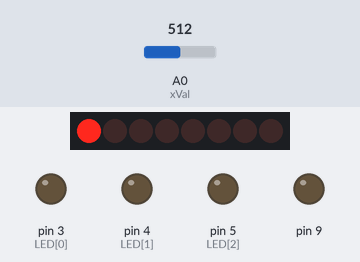
Bench run of a sketch on a simulated Arduino Uno, built with avr-gcc and run on an emulated ATmega328P. On the bench: 8 shift-register outputs drawn as a row of LEDs (first output left, lit = HIGH), output pins drawn as LEDs (lit = HIGH). Wiring (inferred from the names in the program): shift register (74HC595): data pin 8; shift clock pin 10; latch pin 7; OE pin 6. Wiring (inferred from the signals the program sends): row of LEDs: on Q0, Q1, Q2, Q3, Q4, Q5, Q6, Q7. The test bench sets the inputs (shaded band); at power-on: A0 (xVal) = 512. Pins used as bus, display or sensor lines are not drawn.

Above: at 1.2 s.
1.3 s: A0 (xVal) set to 882
At 3.5 s:
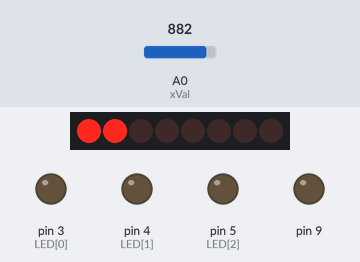
4.3 s: A0 (xVal) set to 908
At 4.8 s:
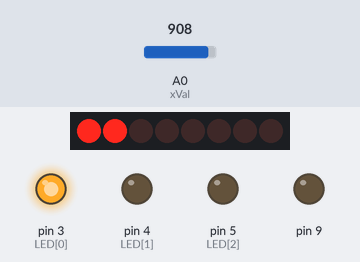
At 7.5 s:
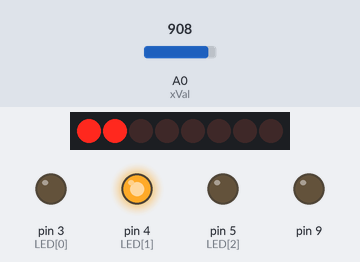
Timing chart, 0 to 15.8 s (numbered marks = the images above; inputs shaded):
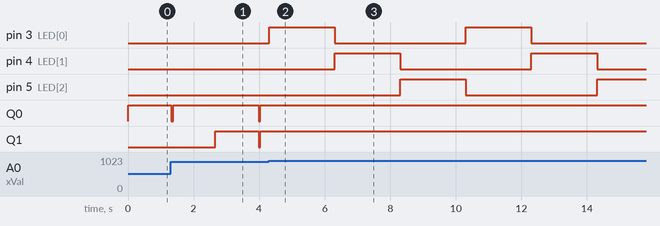

Measured:
- the behaviour switches between 900 and 901 on A0 (xVal) (found by bisection; images 1 and 2)
- after the input at 4.3 s, pin 3 (LED[0]): alternates HIGH for 2.0 s and LOW for 4.0 s, starting at once; pin 4 (LED[1]): alternates HIGH for 2.0 s and LOW for 4.0 s, starting after 2.0 s; pin 5 (LED[2]): LOW → HIGH after 4.0 s, → LOW 2.0 s later, → HIGH 4.0 s later

The sketch:

Final_Animations.ino
```cpp
#define clk 10
#define data 8
#define latch 7
#define OE 6
#define SPEED 5
#define yVal 1
#define xVal 0
#define BUTTON 3
#define COUNT 2000
uint8_t LED[] = { 3, 4, 5 };
uint8_t numLED = sizeof(LED);
int16_t temp = 0;
uint8_t value [] = { 0x01, 0x03, 0x07, 0x0F, 0x1F, 0x3F, 0x7F, 0xFF};
uint8_t animation = 0;
uint8_t light = 1;
uint8_t delta = 1;
uint16_t pos = 0;
uint16_t brightness = 0;
uint8_t increment = 0;
uint8_t whatAnimation = 0;

void setup() {
  for (uint8_t i = clk; i > OE; i--) {
    pinMode(i, OUTPUT);
  }
  for (uint8_t x = 0; x < numLED; x++) {
    pinMode(LED[x], OUTPUT);
  }
}
void animation1() { //Breathing sketch Sketch
  delay(SPEED);
  digitalWrite(latch, LOW);
  shiftOut(data, clk, MSBFIRST, value[animation]);
  digitalWrite(latch, HIGH);
  analogWrite(OE, light);
  light = light + delta;
  if (light == 255 || light == 0)
  {
    delta = -delta;
  }
  if (light == 0) {
    animation == 7 ? animation = 0 : animation++;
    brightness++;
  }
}

void adjustBrightness() {
  brightness = analogRead(yVal);
  analogWrite(OE, brightness);
}

void animation2() {
  for (uint8_t i = 0; i < numLED; i++) {
    digitalWrite(LED[i], HIGH);
    delay(COUNT);
    digitalWrite(LED[i], LOW);
  }
}

void animation3() {
  pos = analogRead(xVal);
  while (pos > 900) {
    for (uint8_t x = increment; x < 7; x++) {
      digitalWrite(latch, LOW);
      shiftOut(data, clk, LSBFIRST, value[x]);
      digitalWrite(latch, HIGH);
      increment = x;
      adjustBrightness();
    }
  } while (pos < 300) {
    for (uint8_t x = increment; x > 0; x--) {
      digitalWrite(latch, LOW);
      shiftOut(data, clk, LSBFIRST, value[x]);
      digitalWrite(latch, HIGH);
      increment = x;
      adjustBrightness();
    }
  }
}


void loop() {
  if (analogRead(xVal) > 900) {
    whatAnimation++;
  }
  switch (whatAnimation % 2) {
    case 0:
      animation1();
      break;
    case 1:
      animation2();
      break;
    case 2:
      animation3();
      break;
  }
}
```
